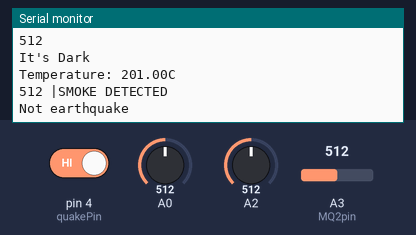
Bench run of a sketch on a simulated Arduino Uno, built with avr-gcc and run on an emulated ATmega328P. Shown: the last lines printed to the serial monitor. Inputs (shaded band) come from the test bench; at power-on: A0 = 512, A3 (MQ2pin) = 512, pin 4 (quakePin) HIGH, A2 = 512.

Above: at 6.1 s.
6.2 s: A0 set to 610
At 7.8 s:
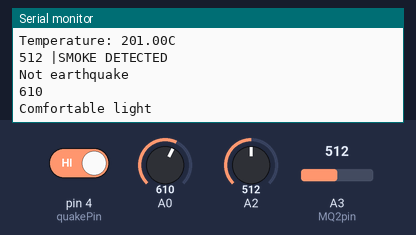
14.3 s: A3 (MQ2pin) set to 390
At 15.4 s:
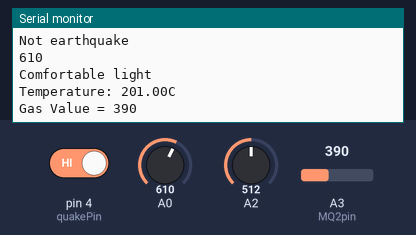
21.9 s: pin 4 (quakePin) driven LOW
At 28.1 s:
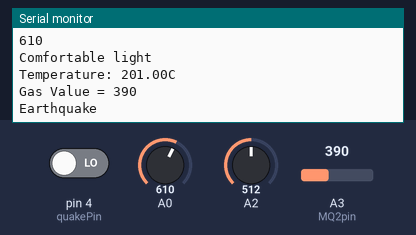
33.8 s: A0 set to 716
At 34.9 s:
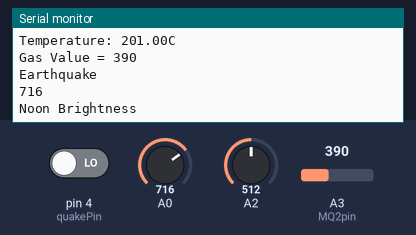
41.4 s: A0 set to 810
At 46.2 s:
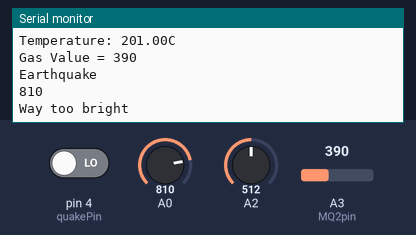
Timing chart, 0 to 47.7 s (numbered marks = the images above; inputs shaded):
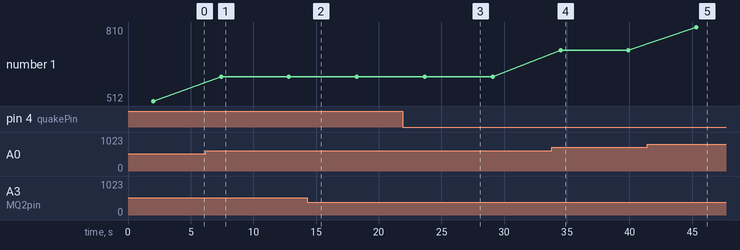

The sketch:

Code.ino
```cpp
int sensorValue = 0;
int tempVal = A2;
int quakePin = 4;
int quakeState = 0;
int MQ2pin = A3;
const int gas = 0;
#include <LiquidCrystal.h>

LiquidCrystal lcd(12, 11, 5, 7, 3, 10);
const int switchPin = 2;
int count = 0;
int switchstate = 0;

void setup()
{
  Serial.begin(9600);
  pinMode(A0, INPUT);
  pinMode(switchPin, INPUT);
}

void loop()
{
  quakeState = digitalRead(quakePin);
  autoswitcher();
}


void brightness()
{
 int value = analogRead(A0);
  Serial.println(value);
  if (value <= 600) {
    Serial.println("It's Dark");
     lcd.println("It's Dark");
   }
  if ((value > 600) && (value <= 700)) {
    Serial.println("Comfortable light ");
     lcd.println("Comfortable light");
   }
  if ((value > 700) && (value <= 800)) {
    Serial.println("Noon Brightness");
        lcd.println("Noon Brightness");
  }
  if ((value > 800)) {
    Serial.println("Way too bright");
        lcd.println("Way too bright");
  }
  delay(100);
}


void temp()
{
  float temp = analogRead(A2);    //Read the analog pin
  temp = (temp * 0.48828125) - 49;   // convert output (mv) to readable celcius
  Serial.print("Temperature: ");
  	lcd.print("Temperature: ");
  Serial.print(temp);
      lcd.print(temp);
  Serial.println("C");  //print the temperature status
      lcd.println("C");
  delay(100);
}


void quake()
{
  // read the state of the tilt sensor value:
  quakeState = digitalRead(quakePin);

  // check if the pushbutton is pressed. If it is, the buttonState is HIGH:
  if (quakeState == LOW) {
    Serial.println("Earthquake");
    lcd.print("Earthquake");
  } else {
    Serial.println("Not earthquake");
    lcd.print("Not Earthquake");
  }
  delay(100);
}


void gass()
{
   int sensorValue;
   sensorValue = analogRead(A3); // read analog input pin 0

  if(sensorValue >= 400){
    lcd.print(sensorValue);
    lcd.println(" |SMOKE DETECTED");
    Serial.print(sensorValue);
    Serial.println(" |SMOKE DETECTED");
  }

  else{
    lcd.print("Gas Value = ");
    lcd.println(sensorValue);
    Serial.print("Gas Value = ");
    Serial.println(sensorValue);
  }
  delay(100);
}

void autoswitcher(){

  lcd.print("Cycle Mode");
  delay(1000);
  lcd.clear();

    count++;// add 1 to the count

    if (count >= 2) {
      brightness();
      delay(1000);
      lcd.clear();
      count++;
    }


    if (count >= 3) {
      temp();
      delay(1000);
      lcd.clear();
      count++;
    }

      if (count >= 4) {
      gass();
      delay(1000);
      lcd.clear();
      count++;
    }

    if (count >= 5) {
      quake();
      delay(1000);
      lcd.clear();
      count++;

      if (count >= 6) {
      lcd.clear();
      count = 2;
    }
  }
}
```

Measured:
- after the input at 6.2 s, the serial monitor: prints a new line after 1.2 s (image 1)
- after the input at 14.3 s, the serial monitor: prints a new line after 0.74 s (image 2)
- after the input at 21.9 s, the serial monitor: prints a new line after 5.1 s (image 3)
- after the input at 33.8 s, the serial monitor: prints a new line after 0.70 s (image 4)
- after the input at 41.4 s, the serial monitor: prints a new line after 3.9 s (image 5)
- plotted number 1: 512 → 610 after the input at 6.2 s, 610 → 716 after the input at 33.8 s, 716 → 810 after the input at 41.4 s
